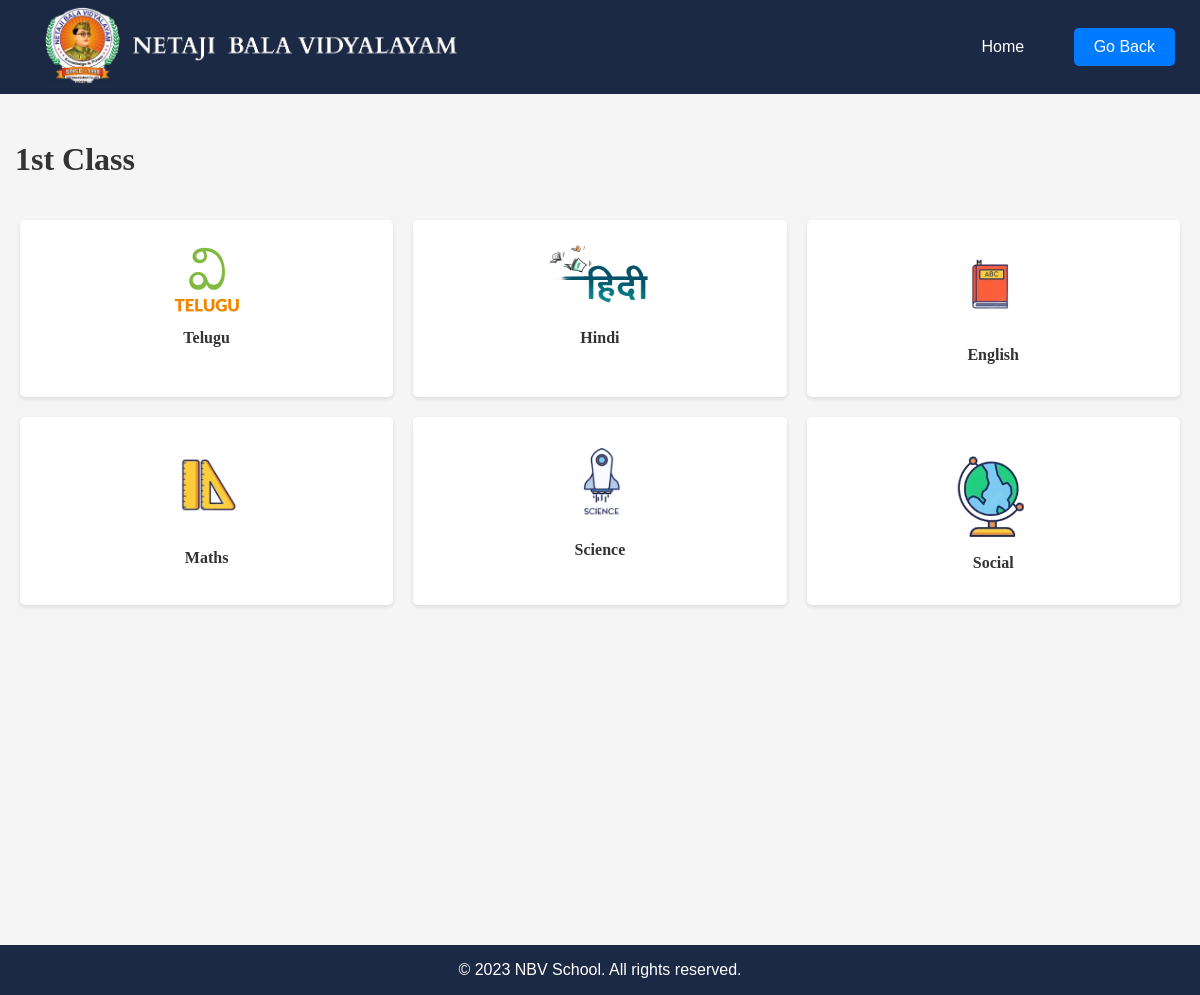
The app's page /classes/1st Class/ with its own data.
### School/models.py (models this page shows)
class Subject(models.Model):
    subject_name = models.CharField(max_length=100)
    name = models.CharField(max_length=100)
    logo = models.ImageField(upload_to='subject_logos/', null=True, blank=True)

### School/views.py (the view)
# urls.py: path("classes/<str:class_name>/", views.classes, name='class_page'),
def classes(request, class_name):
    subjects = Subject.objects.filter(name=class_name)
    return render(request, 'classes.html', {'class_name': class_name, 'subjects': subjects})

### templates/classes.html (shortened to what this page needs)
<!DOCTYPE html>
<html lang="en">
{% load static %}
    <head>
    </head>
        <header class="header">
            <a href="/"><img src="{%static 'img/logo.png'%}" alt="Logo" class="logo"></a>
             <nav class="nav-links">
                    <ul>
                        <li><a href="/">Home</a></li>
                        <li><button id="goBackButton">Go Back</button></li>
                    </ul>
             </nav>
        </header>
        <head>
            <div class="vertical-space"></div>
            <div class="vertical-space"></div>
            <div class="vertical-space"></div>
            <link rel="stylesheet" type="text/css" href="{% static 'css/carousel.css' %}">
            </head>
                <h1>{{ class_name }}</h1>
            <body class="cl-page">
              <div class="block-container">
                  <ul class="subject-list">
                        {% for subject in subjects %}
                        <li class="subject-item">
                            <div class="subject-content">
                                <div class="subject-logo">
                                    {% if subject.logo %}
                                    <img src="{{ subject.logo.url }}" alt="{{ subject.subject_name }}" class="logo-image">
                                    {% else %}
                                    No logo available
                                    {% endif %}
                                </div>
                                <h2 class="subject-name">{{ subject.subject_name }}</h2>
                            </div>
                        </li>
                        {% endfor %}
                  </ul>
              </div>
            </body>
    {% include 'footer.html' %}
</html>

### static/css/carousel.css (style rules this page uses)
.logo { width: 420px; height: auto; margin-left: 40px; }
.nav-links a { color: #fff; text-decoration: none; margin: 0 15px; }
.nav-links li { margin: 0 15px; }
.nav-links a { text-decoration: none; color: #fff; }
body { font-family: Arial, sans-serif; margin: 0; padding: 0; background-color: #f5f5f5; color: #333; }
.header { position: fixed; top: 0; left: 0; width: 100%; background-color: #1b2945; color: #fff; padding: 5px; display: flex; align-items: center; justify-content: space-between; transition: all 0.3s ease; z-index: 1000; }
nav ul { list-style: none; padding: 0; }
nav ul li { display: inline; margin-right: 20px; }
nav a { text-decoration: none; color: white; }
.vertical-space { height: 40px; }

### templates/classes.html (style rules this page uses)
button { padding: 10px 20px; background-color: #007bff; color: #fff; border: none; cursor: pointer; margin-right: 15px; font-size: 16px; border-radius: 5px; transition: background-color 0.3s ease-in-out; }
.subject-list { list-style: none; display: flex; flex-wrap: wrap; padding: 10px; margin-bottom: 320px; transition: transform 0.5s ease-in-out; }
.subject-item { width: calc(33.33% - 20px); margin: 10px; text-align: center; background-color: #fff; border-radius: 5px; box-shadow: 0 2px 4px rgba(0, 0, 0, 0.1); }
.subject-content { display: flex; flex-direction: column; align-items: center; padding: 20px; }
.subject-logo img { max-width: 100px; height: auto; }
.subject-name { font-size: 16px; font-weight: bold; color: #333; margin-top: 10px; }
h1 { margin-left: 15px; font-family: 'Brush Script', cursive; }
h2 { font-family: 'Brush Script', cursive; }

### records on screen
Subject: logo (picture), subject_name "Telugu"
Subject: logo (picture), subject_name "Hindi"
Subject: logo (picture), subject_name "English"
Subject: logo (picture), subject_name "Maths"
Subject: logo (picture), subject_name "Science"
Subject: logo (picture), subject_name "Social"

### other values on screen
{{ class_name }} "1st Class"
